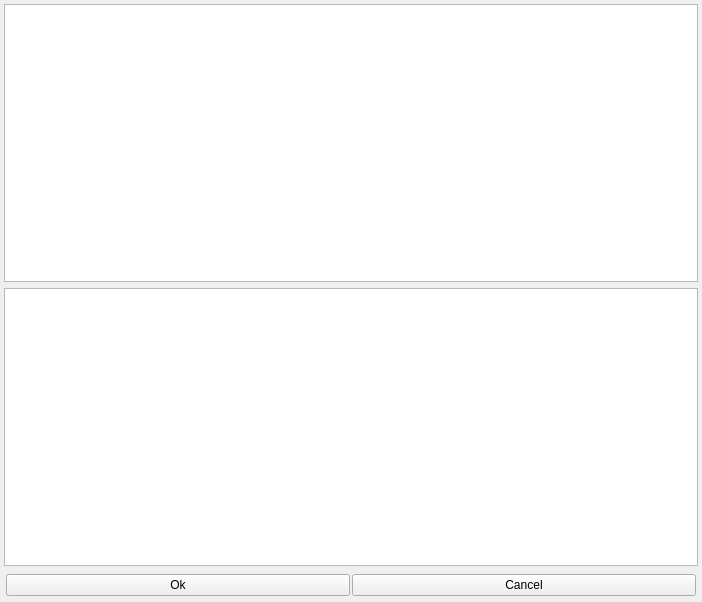
<?xml version="1.0" encoding="UTF-8"?>
<ui version="4.0">
 <class>New_Node</class>
 <widget class="QWidget" name="New_Node">
  <property name="geometry">
   <rect>
    <x>0</x>
    <y>0</y>
    <width>702</width>
    <height>602</height>
   </rect>
  </property>
  <property name="windowTitle">
   <string>Form</string>
  </property>
  <layout class="QVBoxLayout" name="verticalLayout">
   <property name="spacing">
    <number>6</number>
   </property>
   <property name="leftMargin">
    <number>4</number>
   </property>
   <property name="topMargin">
    <number>4</number>
   </property>
   <property name="rightMargin">
    <number>4</number>
   </property>
   <property name="bottomMargin">
    <number>4</number>
   </property>
   <item>
    <widget class="QTreeView" name="init_params"/>
   </item>
   <item>
    <widget class="QTreeView" name="config"/>
   </item>
   <item>
    <widget class="QWidget" name="widget" native="true">
     <layout class="QHBoxLayout" name="horizontalLayout">
      <property name="spacing">
       <number>2</number>
      </property>
      <property name="leftMargin">
       <number>2</number>
      </property>
      <property name="topMargin">
       <number>2</number>
      </property>
      <property name="rightMargin">
       <number>2</number>
      </property>
      <property name="bottomMargin">
       <number>2</number>
      </property>
      <item>
       <widget class="QPushButton" name="ok">
        <property name="text">
         <string>Ok</string>
        </property>
       </widget>
      </item>
      <item>
       <widget class="QPushButton" name="cancel">
        <property name="text">
         <string>Cancel</string>
        </property>
       </widget>
      </item>
     </layout>
    </widget>
   </item>
  </layout>
 </widget>
 <resources/>
 <connections/>
</ui>
